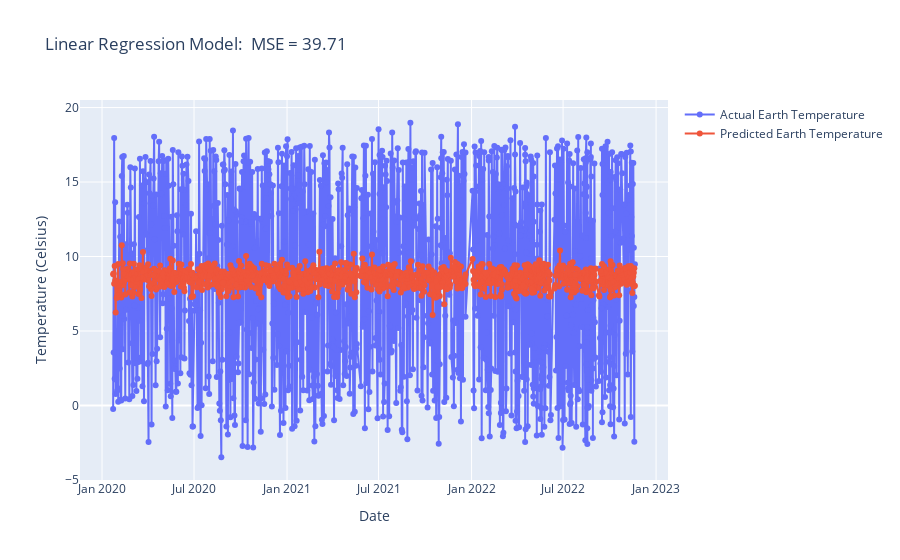

Source (notebook cell):
### Code cell
from sklearn.linear_model import LinearRegression
from sklearn.model_selection import train_test_split
from sklearn.metrics import mean_squared_error
import plotly.graph_objects as go

merged_df = merged_df.dropna()
X = merged_df[['min_temp', 'pressure']] 
y = merged_df['temperature_2m'] 
X_train, X_test, y_train, y_test = train_test_split(X, y, test_size=0.2, random_state=42)

model = LinearRegression()
model.fit(X_train, y_train)

predictions = model.predict(X_test)


fig = go.Figure()
fig.add_trace(go.Scatter(x=merged_df['date'], y=y_test, name='Actual Earth Temperature', mode='lines+markers'))
fig.add_trace(go.Scatter(x=merged_df['date'], y=predictions, name='Predicted Earth Temperature', mode='lines+markers'))

# Calculate Error
mse = mean_squared_error(y_test, predictions)

fig.update_layout(title=f"Linear Regression Model:  MSE = {mse:.2f}",
                  xaxis=dict(title="Date"),
                  yaxis=dict(title="Temperature (Celsius)"))
fig.show()

### Figure 1 — Plotly figure (JSON) as saved in the notebook; plotly's stock layout.template omitted (floating-point values rounded to 4 significant figures; data arrays with more than 128 entries replaced by an {"elided": "..."} marker saying what was removed)
{"data": [{"mode": "lines+markers", "name": "Actual Earth Temperature", "type": "scatter", "x": {"elided": "5443 str values"}, "y": {"elided": "1089 float values"}}, {"mode": "lines+markers", "name": "Predicted Earth Temperature", "type": "scatter", "x": {"elided": "5443 str values"}, "y": {"elided": "1089 float values"}}], "layout": {"title": {"text": "Linear Regression Model:  MSE = 39.71"}, "xaxis": {"title": {"text": "Date"}}, "yaxis": {"title": {"text": "Temperature (Celsius)"}}}}
